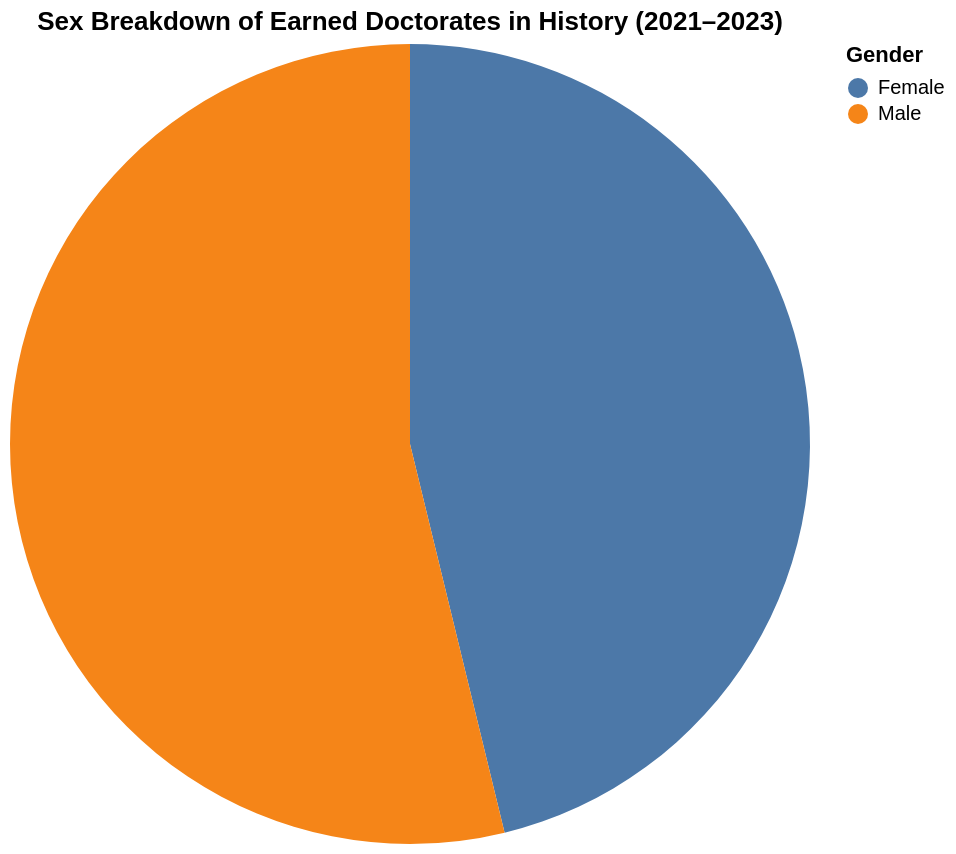

The cell this chart's notebook holds for it:
### Markdown cell above
<div class="text-box">
    
## Earned Doctorates in History by Sex 
    
    
(Add a note here that IPEDS only includes Sex, and not a diverse array of gender identities)

### Code cell
#|code-fold: true



gender_df = df[df["Major"].isin(majors)]


gender_agg = (
    gender_df.groupby("Sex")["Awards/Degrees Conferred"]
    .sum()
    .reset_index()
)


pie_chart = alt.Chart(gender_agg).mark_arc().encode(
    theta=alt.Theta(field="Awards/Degrees Conferred", type="quantitative"),
    color=alt.Color(field="Sex", type="nominal", legend=alt.Legend(title="Gender")),
    tooltip=["Sex", "Awards/Degrees Conferred"]
).properties(
    title="Sex Breakdown of Earned Doctorates in History (2021–2023)",
    width=400,
    height=400
)

pie_chart

### Figure 1 — Vega-Lite specification as saved in the notebook (floating-point values rounded to 4 significant figures)
{"config": {"view": {"continuousWidth": 300, "continuousHeight": 300}}, "data": {"name": "data-2bf411f1c1883f3fa4f5a9417af0d71b"}, "mark": {"type": "arc"}, "encoding": {"color": {"field": "Sex", "legend": {"title": "Gender"}, "type": "nominal"}, "theta": {"field": "Awards/Degrees Conferred", "type": "quantitative"}, "tooltip": [{"field": "Sex", "type": "nominal"}, {"field": "Awards/Degrees Conferred", "type": "quantitative"}]}, "height": 400, "title": "Sex Breakdown of Earned Doctorates in History (2021–2023)", "width": 400, "$schema": "https://vega.github.io/schema/vega-lite/v5.14.1.json", "datasets": {"data-2bf411f1c1883f3fa4f5a9417af0d71b": [{"Sex": "Female", "Awards/Degrees Conferred": 778}, {"Sex": "Male", "Awards/Degrees Conferred": 906}]}}
